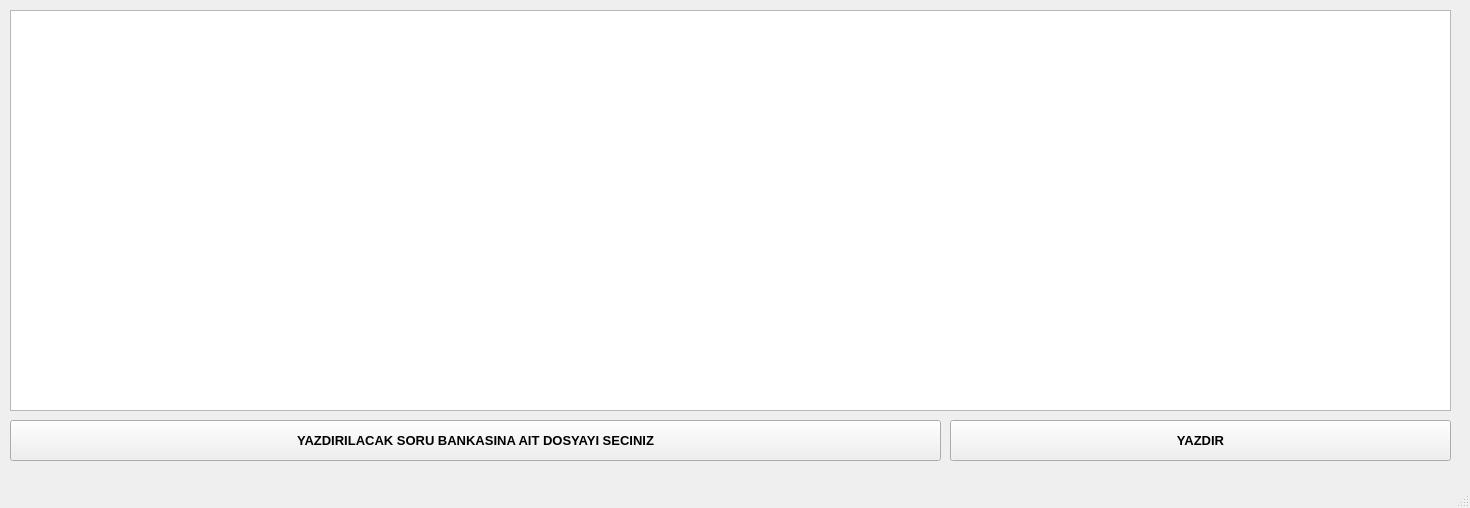
<?xml version="1.0" encoding="UTF-8"?>
<ui version="4.0">
 <class>SB_SoruSec</class>
 <widget class="QMainWindow" name="SB_SoruSec">
  <property name="geometry">
   <rect>
    <x>0</x>
    <y>0</y>
    <width>1470</width>
    <height>508</height>
   </rect>
  </property>
  <property name="windowTitle">
   <string>Soru Bankasından Soru Seçimi</string>
  </property>
  <widget class="QWidget" name="centralwidget">
   <widget class="QTableWidget" name="tableWidget">
    <property name="geometry">
     <rect>
      <x>10</x>
      <y>10</y>
      <width>1441</width>
      <height>401</height>
     </rect>
    </property>
   </widget>
   <widget class="QPushButton" name="pushButton">
    <property name="geometry">
     <rect>
      <x>950</x>
      <y>420</y>
      <width>501</width>
      <height>41</height>
     </rect>
    </property>
    <property name="font">
     <font>
      <pointsize>10</pointsize>
      <weight>75</weight>
      <bold>true</bold>
     </font>
    </property>
    <property name="text">
     <string>YAZDIR</string>
    </property>
   </widget>
   <widget class="QPushButton" name="pushButton_2">
    <property name="geometry">
     <rect>
      <x>10</x>
      <y>420</y>
      <width>931</width>
      <height>41</height>
     </rect>
    </property>
    <property name="font">
     <font>
      <pointsize>10</pointsize>
      <weight>75</weight>
      <bold>true</bold>
     </font>
    </property>
    <property name="text">
     <string>YAZDIRILACAK SORU BANKASINA AIT DOSYAYI SECINIZ</string>
    </property>
   </widget>
  </widget>
  <widget class="QMenuBar" name="menubar">
   <property name="geometry">
    <rect>
     <x>0</x>
     <y>0</y>
     <width>1470</width>
     <height>22</height>
    </rect>
   </property>
  </widget>
  <widget class="QStatusBar" name="statusbar"/>
 </widget>
 <resources/>
 <connections/>
</ui>
